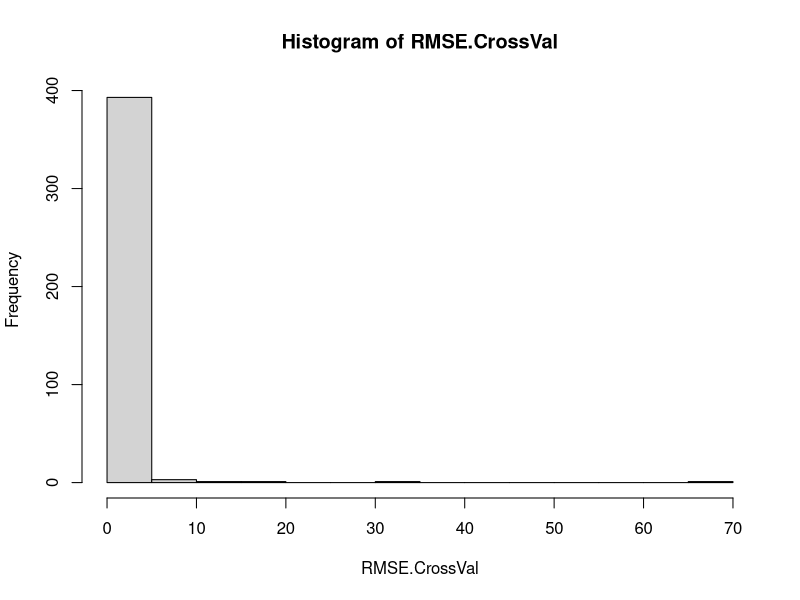

Write R code to recreate this figure.
rm(list = ls())
library(glmnet)

#Load data and label columns.
DF.test <- read.csv("test.csv", header=TRUE)
DF.train <- read.csv("train.csv", header=TRUE)

vars <- c("ID", "manganese", "arsenic", "lead",
          "age", "education", "age.centered", "IQ", "home.quality",
          "meat", "fish", "eggs", "smoking")

colnames(DF.test) <- vars
colnames(DF.train) <- c(vars,"cog.score")
rm(vars)

#Generate interaction effects between smoking and heavy metals.
DF.train$manganeseXsmoking <- DF.train$manganese*DF.train$smoking
DF.train$arsenicXsmoking <- DF.train$arsenic*DF.train$smoking
DF.train$leadXsmoking <- DF.train$lead*DF.train$smoking

DF.test$manganeseXsmoking <- DF.test$manganese*DF.test$smoking
DF.test$arsenicXsmoking <- DF.test$arsenic*DF.test$smoking
DF.test$leadXsmoking <- DF.test$lead*DF.test$smoking

#Square and cube the heavy metals.
DF.train$manganese2 <- DF.train$manganese^2
DF.train$arsenic2 <- DF.train$arsenic^2
DF.train$lead2 <- DF.train$lead^2

DF.test$manganese2 <- DF.test$manganese^2
DF.test$arsenic2 <- DF.test$arsenic^2
DF.test$lead2 <- DF.test$lead^2

DF.train$manganese3 <- DF.train$manganese^3
DF.train$arsenic3 <- DF.train$arsenic^3
DF.train$lead3 <- DF.train$lead^3

DF.test$manganese3 <- DF.test$manganese^3
DF.test$arsenic3 <- DF.test$arsenic^3
DF.test$lead3 <- DF.test$lead^3

#Calculate log of the heavy metals.
DF.train$ln.manganese <- log(DF.train$manganese)
DF.train$ln.arsenic <- log(DF.train$arsenic)
DF.train$ln.lead <- log(DF.train$lead)

DF.test$ln.manganese <- log(DF.test$manganese)
DF.test$ln.arsenic <- log(DF.test$arsenic)
DF.test$ln.lead <- log(DF.test$lead)

#Select variables for analysis
vars <- c("manganese", "manganese2", "manganese3",
          "arsenic", "arsenic2", "arsenic3",
          "lead", "lead2", "lead3",
          "age", "education", "IQ", "home.quality",
          "meat", "fish", "eggs",
          "smoking")

#Run LASSO on all observations.
X <- data.matrix(DF.train[,vars])
Y <- DF.train$cog.score
fit <- glmnet(X, Y)

#Set seed for reproducibility and shuffle the data.
set.seed(0)
K <- 10
shuffle.index <- sample(nrow(X), replace=FALSE)
DF <- X[shuffle.index,]
Y <- Y[shuffle.index]

folds <- cut(seq(1, nrow(DF)), breaks=K, labels=FALSE)

RMSE.CrossVal <- NULL
for(k in 1:K){
  #Split data.
  test.index <- which(folds==k, arr.ind=TRUE)
  
  test.data <- DF[test.index,]
  test.target <- Y[test.index]
  
  train.data <- DF[-test.index,]
  train.target <- Y[-test.index]
  
  #Remove low outliers.
  keep.index <- train.target>mean(train.target)-3*sd(train.target)
  train.data <- train.data[keep.index,]
  train.target <- train.target[keep.index]
  
  fit <- glmnet(train.data, train.target, thresh=1e-10)
  
  test.predict <- predict(fit, test.data)
  Y.hat <- test.predict[,dim(test.predict)[2]]
  
  MSPE <- (Y.hat - test.target)^2
  RMSE.CrossVal <- c(RMSE.CrossVal, sqrt(MSPE))
}

hist(RMSE.CrossVal)
mean(RMSE.CrossVal)